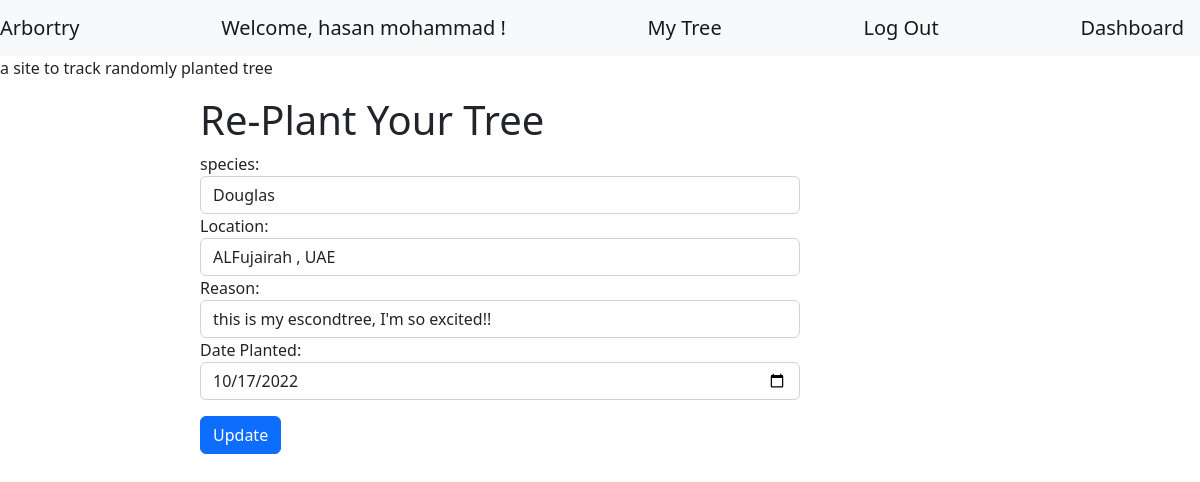
/edit/125/ (signed in), run on the app's committed database.
### loginApp/models.py (models this page shows)
class Plant(models.Model):
    planted_by = models.ForeignKey(User, related_name="plants", on_delete = models.CASCADE)
    visited_by = models.ManyToManyField(User, related_name="visited_trees")
    species = models.CharField(max_length=255)
    location = models.CharField(max_length=255)
    reason = models.CharField(max_length=255)
    date = models.DateTimeField()
    created_at= models.DateTimeField(auto_now_add=True)
    updated_at= models.DateTimeField(auto_now=True)
    objects=PlantManager()

### loginApp/views.py (the view)
# urls.py: path('edit/<int:tree_id>/', views.edit),
def edit(request, tree_id):
    context={
        "the_tree": Plant.objects.get(id=tree_id)
    }
    return render(request, "editpage.html",context )

### loginApp/templates/editpage.html (shortened to what this page needs)
<!DOCTYPE html>
<html lang="en">
<head>
    {% load static %}
    <link href="https://cdn.jsdelivr.net/npm/bootstrap@5.2.2/dist/css/bootstrap.min.css" rel="stylesheet">
</head>
<body>
    <nav class="navbar navbar-light bg-light">
        <p class="navbar-brand mb-0">Arbortry </p>
        <p class="navbar-brand ml-auto mb-0">Welcome, {{request.session.firstname}} {{request.session.lastname}} !</p>
        <a class="navbar-brand" href="/user/account">My Tree</a>
        <a class="navbar-brand" href="/destroy">Log Out</a>
        <a class="navbar-brand" href="/dashboard">Dashboard</a>
    </nav>
    <p>a site to track randomly planted tree </p>
    <form class="form-group col-6" action="/update/{{the_tree.id}}" method="POST">
        <h1>Re-Plant Your Tree</h1>
        <label for="species">species:</label>
        <input class="form-control" type="text" name="species" value="{{the_tree.species}}">
        <label for="location">Location:</label>
        <input class="form-control" type="text" name="location" value="{{the_tree.location}}">
        <label for="reason">Reason:</label>
        <input class="form-control" type="text" name="reason" value="{{the_tree.reason}}">
        <label for="date">Date Planted:</label>
        <input class="form-control" type="date" name="date" value="{{the_tree.date|date:'Y-m-d'}}">
        <button class="btn btn-primary mt-3" type="submit">Update</button>

### loginApp/templates/editpage.html (style rules this page uses)
form { margin-left: 200px; }

### data on the page
Plant: species "Douglas", location "ALFujairah , UAE", reason "this is my escondtree, I'm so excited!!", date "10/17/2022"

### other printed values
{{ request.session.firstname }} "hasan"
{{ request.session.lastname }} "mohammad"
